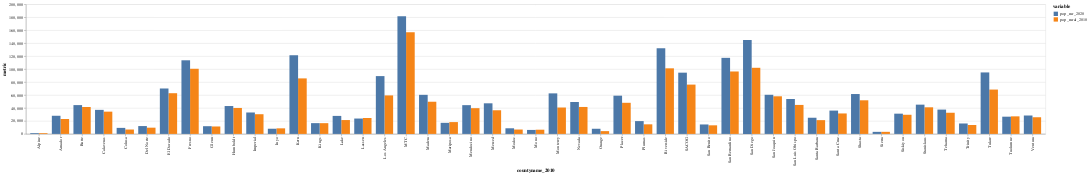

The notebook cell saved with this chart:
### Code cell
alt.Chart(melt[~melt["variable"].isin(["apportionment_calc_2010","apportionment_calc_2020"])]).mark_bar().encode(
    x = "countyname_2010:N",
    y = "metric:Q",
    xOffset="variable:N",
    color = "variable:N",
    tooltip = ["countyname_2010","variable","metric"]
)

### Figure 1 — Vega-Lite specification as saved in the notebook (floating-point values rounded to 4 significant figures)
{"config": {"view": {"continuousWidth": 300, "continuousHeight": 300}}, "data": {"name": "data-27ea87b01b7a4a0f340d1782fb34dbff"}, "mark": {"type": "bar"}, "encoding": {"color": {"field": "variable", "type": "nominal"}, "tooltip": [{"field": "countyname_2010", "type": "nominal"}, {"field": "variable", "type": "nominal"}, {"field": "metric", "type": "quantitative"}], "x": {"field": "countyname_2010", "type": "nominal"}, "xOffset": {"field": "variable", "type": "nominal"}, "y": {"field": "metric", "type": "quantitative"}}, "$schema": "https://vega.github.io/schema/vega-lite/v5.20.1.json", "datasets": {"data-27ea87b01b7a4a0f340d1782fb34dbff": [{"countyname_2010": "Alpine", "variable": "pop_rural_2010", "metric": 1175}, {"countyname_2010": "Amador", "variable": "pop_rural_2010", "metric": 23016}, {"countyname_2010": "Butte", "variable": "pop_rural_2010", "metric": 41584}, {"countyname_2010": "Calaveras", "variable": "pop_rural_2010", "metric": 34370}, {"countyname_2010": "Colusa", "variable": "pop_rural_2010", "metric": 6795}, {"countyname_2010": "Del Norte", "variable": "pop_rural_2010", "metric": 9634}, {"countyname_2010": "El Dorado", "variable": "pop_rural_2010", "metric": 62827}, {"countyname_2010": "Fresno", "variable": "pop_rural_2010", "metric": 100537}, {"countyname_2010": "Glenn", "variable": "pop_rural_2010", "metric": 11494}, {"countyname_2010": "Humboldt", "variable": "pop_rural_2010", "metric": 40062}, {"countyname_2010": "Imperial", "variable": "pop_rural_2010", "metric": 30399}, {"countyname_2010": "Inyo", "variable": "pop_rural_2010", "metric": 8611}, {"countyname_2010": "Kern", "variable": "pop_rural_2010", "metric": 85693}, {"countyname_2010": "Kings", "variable": "pop_rural_2010", "metric": 16601}, {"countyname_2010": "Lake", "variable": "pop_rural_2010", "metric": 21408}, {"countyname_2010": "Lassen", "variable": "pop_rural_2010", "metric": 24610}, {"countyname_2010": "Los Angeles", "variable": "pop_rural_2010", "metric": 59424}, {"countyname_2010": "Madera", "variable": "pop_rural_2010", "metric": 49672}, {"countyname_2010": "Mariposa", "variable": "pop_rural_2010", "metric": 18251}, {"countyname_2010": "Mendocino", "variable": "pop_rural_2010", "metric": 39731}, {"countyname_2010": "Merced", "variable": "pop_rural_2010", "metric": 36510}, {"countyname_2010": "Modoc", "variable": "pop_rural_2010", "metric": 6776}, {"countyname_2010": "Mono", "variable": "pop_rural_2010", "metric": 6509}, {"countyname_2010": "Monterey", "variable": "pop_rural_2010", "metric": 40742}, {"countyname_2010": "Nevada", "variable": "pop_rural_2010", "metric": 41614}, {"countyname_2010": "Orange", "variable": "pop_rural_2010", "metric": 4315}, {"countyname_2010": "Placer", "variable": "pop_rural_2010", "metric": 48039}, {"countyname_2010": "Plumas", "variable": "pop_rural_2010", "metric": 14810}, {"countyname_2010": "Riverside", "variable": "pop_rural_2010", "metric": 101212}, {"countyname_2010": "San Benito", "variable": "pop_rural_2010", "metric": 13267}, {"countyname_2010": "San Bernardino", "variable": "pop_rural_2010", "metric": 96357}, {"countyname_2010": "San Diego", "variable": "pop_rural_2010", "metric": 102054}, {"countyname_2010": "San Joaquin", "variable": "pop_rural_2010", "metric": 58065}, {"countyname_2010": "San Luis Obispo", "variable": "pop_rural_2010", "metric": 44750}, {"countyname_2010": "Santa Barbara", "variable": "pop_rural_2010", "metric": 21269}, {"countyname_2010": "Santa Cruz", "variable": "pop_rural_2010", "metric": 31589}, {"countyname_2010": "Shasta", "variable": "pop_rural_2010", "metric": 51902}, {"countyname_2010": "Sierra", "variable": "pop_rural_2010", "metric": 3231}, {"countyname_2010": "Siskiyou", "variable": "pop_rural_2010", "metric": 29556}, {"countyname_2010": "Stanislaus", "variable": "pop_rural_2010", "metric": 41057}, {"countyname_2010": "Tehama", "variable": "pop_rural_2010", "metric": 32676}, {"countyname_2010": "Trinity", "variable": "pop_rural_2010", "metric": 13786}, {"countyname_2010": "Tulare", "variable": "pop_rural_2010", "metric": 68449}, {"countyname_2010": "Tuolumne", "variable": "pop_rural_2010", "metric": 27110}, {"countyname_2010": "Ventura", "variable": "pop_rural_2010", "metric": 25725}, {"countyname_2010": "MTC", "variable": "pop_rural_2010", "metric": 156971}, {"countyname_2010": "SACOG", "variable": "pop_rural_2010", "metric": 76115}, {"countyname_2010": "Alpine", "variable": "pop_rur_2020", "metric": 1204}, {"countyname_2010": "Amador", "variable": "pop_rur_2020", "metric": 28020}, {"countyname_2010": "Butte", "variable": "pop_rur_2020", "metric": 44478}, {"countyname_2010": "Calaveras", "variable": "pop_rur_2020", "metric": 37128}, {"countyname_2010": "Colusa", "variable": "pop_rur_2020", "metric": 9326}, {"countyname_2010": "Del Norte", "variable": "pop_rur_2020", "metric": 12123}, {"countyname_2010": "El Dorado", "variable": "pop_rur_2020", "metric": 70112}, {"countyname_2010": "Fresno", "variable": "pop_rur_2020", "metric": 113625}, {"countyname_2010": "Glenn", "variable": "pop_rur_2020", "metric": 11917}, {"countyname_2010": "Humboldt", "variable": "pop_rur_2020", "metric": 43033}, {"countyname_2010": "Imperial", "variable": "pop_rur_2020", "metric": 33075}, {"countyname_2010": "Inyo", "variable": "pop_rur_2020", "metric": 8003}, {"countyname_2010": "Kern", "variable": "pop_rur_2020", "metric": 121409}, {"countyname_2010": "Kings", "variable": "pop_rur_2020", "metric": 16642}, {"countyname_2010": "Lake", "variable": "pop_rur_2020", "metric": 27802}, {"countyname_2010": "Lassen", "variable": "pop_rur_2020", "metric": 23735}, {"countyname_2010": "Los Angeles", "variable": "pop_rur_2020", "metric": 89220}, {"countyname_2010": "Madera", "variable": "pop_rur_2020", "metric": 60326}, {"countyname_2010": "Mariposa", "variable": "pop_rur_2020", "metric": 17131}, {"countyname_2010": "Mendocino", "variable": "pop_rur_2020", "metric": 44394}, {"countyname_2010": "Merced", "variable": "pop_rur_2020", "metric": 47239}, {"countyname_2010": "Modoc", "variable": "pop_rur_2020", "metric": 8700}, {"countyname_2010": "Mono", "variable": "pop_rur_2020", "metric": 6150}, {"countyname_2010": "Monterey", "variable": "pop_rur_2020", "metric": 62577}, {"countyname_2010": "Nevada", "variable": "pop_rur_2020", "metric": 49285}, {"countyname_2010": "Orange", "variable": "pop_rur_2020", "metric": 7962}, {"countyname_2010": "Placer", "variable": "pop_rur_2020", "metric": 59016}, {"countyname_2010": "Plumas", "variable": "pop_rur_2020", "metric": 19790}, {"countyname_2010": "Riverside", "variable": "pop_rur_2020", "metric": 132359}, {"countyname_2010": "San Benito", "variable": "pop_rur_2020", "metric": 14598}, {"countyname_2010": "San Bernardino", "variable": "pop_rur_2020", "metric": 117405}, {"countyname_2010": "San Diego", "variable": "pop_rur_2020", "metric": 144963}, {"countyname_2010": "San Joaquin", "variable": "pop_rur_2020", "metric": 60401}, {"countyname_2010": "San Luis Obispo", "variable": "pop_rur_2020", "metric": 53909}, {"countyname_2010": "Santa Barbara", "variable": "pop_rur_2020", "metric": 24964}, {"countyname_2010": "Santa Cruz", "variable": "pop_rur_2020", "metric": 36006}, {"countyname_2010": "Shasta", "variable": "pop_rur_2020", "metric": 61553}, {"countyname_2010": "Sierra", "variable": "pop_rur_2020", "metric": 3196}, {"countyname_2010": "Siskiyou", "variable": "pop_rur_2020", "metric": 31256}, {"countyname_2010": "Stanislaus", "variable": "pop_rur_2020", "metric": 45173}, {"countyname_2010": "Tehama", "variable": "pop_rur_2020", "metric": 37544}, {"countyname_2010": "Trinity", "variable": "pop_rur_2020", "metric": 16112}, {"countyname_2010": "Tulare", "variable": "pop_rur_2020", "metric": 94889}, {"countyname_2010": "Tuolumne", "variable": "pop_rur_2020", "metric": 26607}, {"countyname_2010": "Ventura", "variable": "pop_rur_2020", "metric": 28411}, {"countyname_2010": "MTC", "variable": "pop_rur_2020", "metric": 181435}, {"countyname_2010": "SACOG", "variable": "pop_rur_2020", "metric": 94530}]}}
